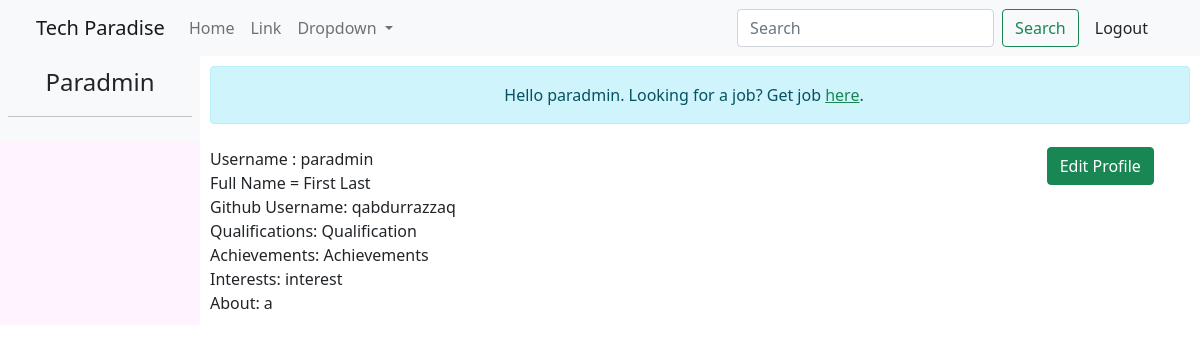
Screenshot of /applicant/paradmin/ (signed in) with the database file from the repository.
### applicant/models.py (models this page shows, shortened)
class ApplicantDetail(models.Model):
    user = models.ForeignKey(settings.AUTH_USER_MODEL,null=True,blank=True,on_delete=models.CASCADE)
    first_name = models.CharField(max_length=120,null=True,blank=True)
    last_name = models.CharField(max_length=120,null=True,blank=True)
    qualification = models.CharField(max_length=200,null=True,blank=True)
    achievements = models.CharField(max_length=200,null=True,blank=True)
    interest = models.CharField(max_length=200,null=True,blank=True)
    github_username = models.CharField(max_length=200,null=True,blank=True)
    about = models.TextField(max_length=250,null=True,blank=True)
    timestamp = models.DateTimeField(default=timezone.now)
    updated = models.DateTimeField(default=timezone.now)

### applicant/views.py (the view)
# urls.py: re_path(r'^applicant/(?P<user>\w+)/$',applicantviews.applicant_view,name='applicant'),
def applicant_view(request, user):
    request.session['sidebar_view'] = 1
    if request.user.is_authenticated and str(user) == str(request.user):
        try:
            applicant_det = request.session['applicant_det']
        except:
            applicant_det = None
        try:
            applicant_details_user = ApplicantDetail.objects.get_or_create(user=request.user)
        except:
            HttpResponseRedirect(reverse('applicant_login'))
        try:
            applicant_details = ApplicantDetail.objects.get(user=request.user)
        except:
            applicant_details = None
        if applicant_det == 1:
            applicant_details.first_name = request.POST.get('first_name')
            applicant_details.last_name = request.POST.get('last_name')
            applicant_details.qualification = request.POST.get('qualification')
            applicant_details.interest = request.POST.get('interest')
            applicant_details.achievements = request.POST.get('achievements')
            applicant_details.about = request.POST.get('about')
            try:
                applicant_details.github_username = request.POST.get('github_username')
            except:
                applicant_details.github_username = None
            if applicant_details.github_username is not None:
                access_token = settings.GIT_API_TOKEN
                g = Github(access_token)
                try:
                    git_user = g.get_user(applicant_details.github_username)
                except:
                    git_user = None
                    messages.error(request,"Invalid Github Username")
                    return HttpResponseRedirect(reverse('applicant_details',args=[request.user]))
            applicant_details.save()
            context = {'applicant_details':applicant_details}
            request.session['applicant_det'] = 0
        else:
            context = {'applicant_details':applicant_details,'user':user}
        return render(request,"applicant/applicant.html",context)
    elif not request.user.is_authenticated:
        messages.error(request,'You are logged out or not authenticated')
        return HttpResponseRedirect(reverse('applicant_login'))
    elif str(user) != str(request.user):
        messages.error(request,'This username account has been logged out. Try logging again')
        logout(request)
        return HttpResponseRedirect(reverse('applicant_login'))

### templates/applicant/applicant.html (shortened to what this page needs)
{% extends 'base.html' %}
{% block content %}
<div class="col-sm-10" style="padding: 10px;">
<div class="alert alert-info alert-dismissible fade show" role="alert" style="padding-bottom: 0px;margin-bottom: -1px;">
  <p class="messages text-center">
    Hello {{request.user}}. Looking for a job? Get job <a href="#" class="link-success">here</a>.
  </p>
</div>
<br>
<div class="row">
  <div class="col-sm-10">
    Username : {{request.user}} <br>
    {% if applicant_details.first_name is not None %}
    Full Name = {{applicant_details.first_name}} {{applicant_details.last_name}} <br>
    {% if applicant_details.github_username %}
    Github Username: {{applicant_details.github_username}} <br>
    {% endif %}
    {% if applicant_details.qualification %}
    Qualifications: {{applicant_details.qualification}} <br>
    {% endif %}
    {% if applicant_details.achievements %}
    Achievements: {{applicant_details.achievements}} <br>
    {% endif %}
    {% if applicant_details.interest %}
    Interests: {{applicant_details.interest}} <br>
    {% endif %}
    {% if applicant_details.about %}
    About: {{applicant_details.about}}
    {% endif %}
    {% endif %}
  </div>
  <div class="col-sm-2">
    {% if applicant_details.first_name is not None %}
    <a href="{% url 'applicant_details' user %}" class="btn btn-success">Edit Profile</a>
    {% else %}
    <a href="{% url 'applicant_details' user %}" class="btn btn-success">Add Profile</a> <br>
    <small style="text-align: right; font-size: small" class="text-muted">Complete Your Profile.</small>
    {% endif %}
  </div>
</div>
</div>
{% endblock %}

### templates/sidebar.html (shortened to what this page needs)
{% if request.user.is_authenticated %}
      <div class="d-flex flex-column p-2 bg-light" id="sidebarCollapse">
        <a href="{% url 'applicant' user %}" class="link-dark text-decoration-none text-center">
          <span class="fs-4">{{request.user|capfirst}}</span>
        </a>
        <hr>
    </div>
{% endif %}

### rows the page displays
ApplicantDetail: first_name "First", last_name "Last", github_username "qabdurrazzaq", qualification "Qualification", achievements "Achievements", interest "interest", about "a"

### other values shown
{{ request.user|capfirst }} "Paradmin"
{{ request.user }} "paradmin"
